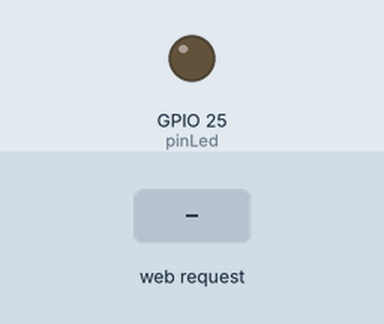
Recording of a sketch running on a simulated ESP32. On the bench: output pins drawn as LEDs (lit = HIGH). The inputs (shaded band) are chosen by the test bench. WiFi joins after 1.5 s; servers stay silent unless stated; what the sketch prints to the serial monitor is not drawn.

Above: at 2.7 s.
2.8 s: HTTP request GET /H received
At 3.5 s:
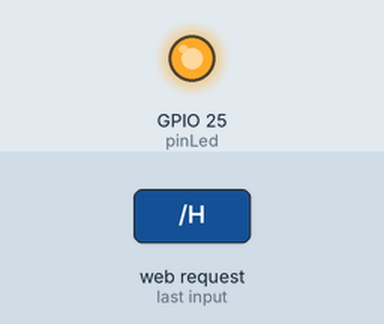
4.3 s: HTTP request GET /L received
At 4.7 s:
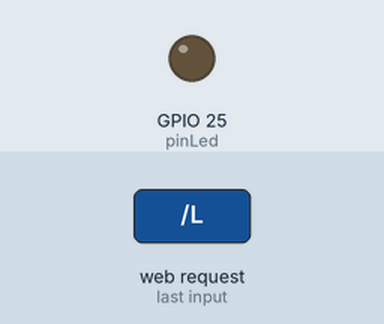
Timing chart, 0 to 7.3 s (numbered marks = the images above; inputs shaded):
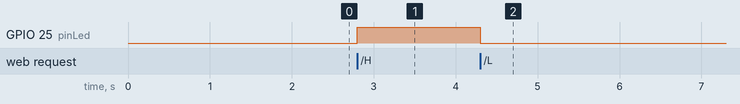

Measured:
- after the input at 2.8 s, GPIO 25 (pinLed): LOW → HIGH at once
- after the input at 4.3 s, GPIO 25 (pinLed): HIGH → LOW at once

The sketch:

prog2.ino
```cpp
// Baseado no arduino IDE Example
// Acendimento de LED em ESP32

#include <WiFi.h>

const char* ssid     = "REDETESTE";
const char* password = "REDETESTE";

#define pinLed 25

WiFiServer server(80);

void setup()
{
    Serial.begin(115200);
    pinMode(pinLed, OUTPUT);      // Pino de acendimento do LED

    delay(10);

    // Conexao com a rede WiFi

    Serial.println();
    Serial.println();
    Serial.print("Conectando a ");
    Serial.println(ssid);

    WiFi.begin(ssid, password);

    while (WiFi.status() != WL_CONNECTED) {
        delay(500);
        Serial.print(".");
    }

    Serial.println("");
    Serial.println("WiFi Conectado.");
    Serial.println("Endereco IP: ");
    Serial.println(WiFi.localIP());

    server.begin();

}

int value = 0;

void loop(){
 WiFiClient client = server.available();   // Ouvindo clientes recebidos

  if (client) {                             // Se houver um cliente,
    Serial.println("Novo cliente.");        // Imprima a mensagem no serial port
    String currentLine = "";                // faca uma String para manter os dados recebidos do cliente
    while (client.connected()) {            // loop enquanto o cliente está conectado
      if (client.available()) {             // se houver bytes para ler do cliente,
        char c = client.read();             // ler um byte, então
        Serial.write(c);                    // imprima no monitor serial
        if (c == '\n') {                    // se o byte for um caractere de nova linha

          // se a linha atual estiver em branco, você terá dois caracteres de nova linha seguidos.
          // esse é o fim da solicitação HTTP do cliente, então envie uma resposta:
          if (currentLine.length() == 0) {
            // Os cabeçalhos HTTP sempre começam com um código de resposta (e.g. HTTP/1.1 200 OK)
            // e um tipo de conteúdo para que o cliente saiba o que está por vir e uma linha em branco:
            client.println("HTTP/1.1 200 OK");
            client.println("Content-type:text/html");
            client.println();

            // o conteúdo da resposta HTTP segue o cabeçalho:
            client.print("Clique <a href=\"/H\">Aqui</a> para ligar o LED.<br>");
            client.print("Clique <a href=\"/L\">Aqui</a> para desligar o LED.<br>");

            // A resposta HTTP termina com outra linha em branco:
            client.println();
            // sair do loop while:
            break;
          } else {    // se você tiver uma nova linha, limpe currentLine:
            currentLine = "";
          }
        } else if (c != '\r') {  // se você tiver qualquer outra coisa além de um caractere de retorno de carro,
          currentLine += c;      // adicione-o ao final da currentLine
        }

        // Verifique se a solicitação do cliente foi "GET /H" ou "GET /L":
        if (currentLine.endsWith("GET /H")) {
          digitalWrite(pinLed, HIGH);               // GET /H acende o LED
        }
        if (currentLine.endsWith("GET /L")) {
          digitalWrite(pinLed, LOW);                // GET /L desliga o LED
        }
      }
    }
    // fechando a conexao:
    client.stop();
    Serial.println("Cliente Desconectado.");
  }
}
```
